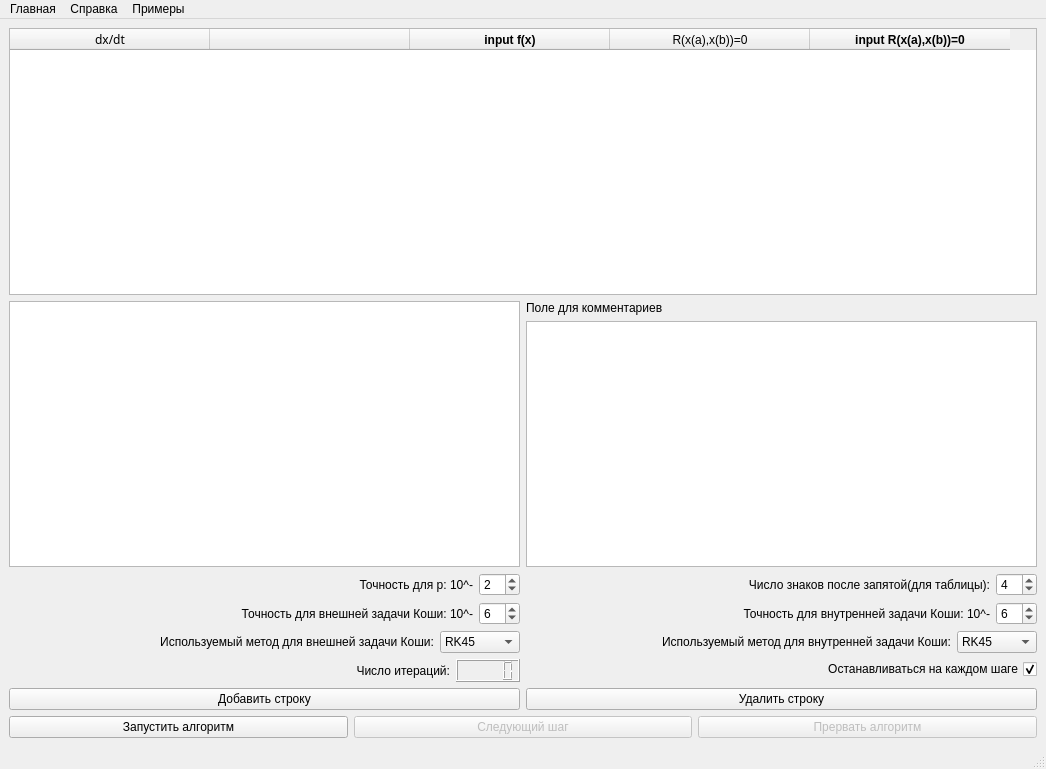
<?xml version="1.0" encoding="UTF-8"?>
<ui version="4.0">
 <class>MainWindow</class>
 <widget class="QMainWindow" name="MainWindow">
  <property name="geometry">
   <rect>
    <x>0</x>
    <y>0</y>
    <width>1046</width>
    <height>769</height>
   </rect>
  </property>
  <property name="windowTitle">
   <string>Приложение по Практикуму</string>
  </property>
  <widget class="QWidget" name="centralwidget">
   <layout class="QVBoxLayout" name="verticalLayout_4">
    <item>
     <widget class="QTableWidget" name="table">
      <property name="sizePolicy">
       <sizepolicy hsizetype="Expanding" vsizetype="Expanding">
        <horstretch>0</horstretch>
        <verstretch>0</verstretch>
       </sizepolicy>
      </property>
      <attribute name="horizontalHeaderCascadingSectionResizes">
       <bool>false</bool>
      </attribute>
      <attribute name="horizontalHeaderDefaultSectionSize">
       <number>200</number>
      </attribute>
      <attribute name="horizontalHeaderMinimumSectionSize">
       <number>30</number>
      </attribute>
      <column>
       <property name="text">
        <string>dx/dt</string>
       </property>
       <property name="font">
        <font>
         <family>Segoe UI Semilight</family>
        </font>
       </property>
      </column>
      <column>
       <property name="text">
        <string/>
       </property>
       <property name="textAlignment">
        <set>AlignCenter</set>
       </property>
      </column>
      <column>
       <property name="text">
        <string>                              input f(x)                              </string>
       </property>
       <property name="font">
        <font>
         <weight>75</weight>
         <bold>true</bold>
        </font>
       </property>
      </column>
      <column>
       <property name="text">
        <string>R(x(a),x(b))=0</string>
       </property>
      </column>
      <column>
       <property name="text">
        <string>                              input R(x(a),x(b))=0                              </string>
       </property>
       <property name="font">
        <font>
         <weight>75</weight>
         <bold>true</bold>
        </font>
       </property>
      </column>
     </widget>
    </item>
    <item>
     <layout class="QHBoxLayout" name="horizontalLayout_13">
      <item>
       <widget class="QTableWidget" name="table2"/>
      </item>
      <item>
       <layout class="QVBoxLayout" name="verticalLayout">
        <item>
         <widget class="QLabel" name="label_8">
          <property name="text">
           <string>Поле для комментариев</string>
          </property>
         </widget>
        </item>
        <item>
         <widget class="QTextEdit" name="comment"/>
        </item>
       </layout>
      </item>
     </layout>
    </item>
    <item>
     <layout class="QHBoxLayout" name="horizontalLayout_12">
      <item>
       <layout class="QVBoxLayout" name="verticalLayout_2">
        <item>
         <layout class="QHBoxLayout" name="horizontalLayout_6">
          <item>
           <widget class="QLabel" name="label_6">
            <property name="text">
             <string>Точность для p: 10^-</string>
            </property>
            <property name="alignment">
             <set>Qt::AlignRight|Qt::AlignTrailing|Qt::AlignVCenter</set>
            </property>
           </widget>
          </item>
          <item>
           <widget class="QSpinBox" name="epsilon">
            <property name="sizePolicy">
             <sizepolicy hsizetype="Fixed" vsizetype="Fixed">
              <horstretch>0</horstretch>
              <verstretch>0</verstretch>
             </sizepolicy>
            </property>
            <property name="minimum">
             <number>1</number>
            </property>
            <property name="maximum">
             <number>12</number>
            </property>
            <property name="value">
             <number>2</number>
            </property>
           </widget>
          </item>
         </layout>
        </item>
        <item>
         <layout class="QHBoxLayout" name="horizontalLayout_4">
          <item>
           <widget class="QLabel" name="label_3">
            <property name="text">
             <string>Точность для внешней задачи Коши: 10^-</string>
            </property>
            <property name="alignment">
             <set>Qt::AlignRight|Qt::AlignTrailing|Qt::AlignVCenter</set>
            </property>
           </widget>
          </item>
          <item>
           <widget class="QSpinBox" name="accuracy_5">
            <property name="sizePolicy">
             <sizepolicy hsizetype="Fixed" vsizetype="Fixed">
              <horstretch>0</horstretch>
              <verstretch>0</verstretch>
             </sizepolicy>
            </property>
            <property name="minimum">
             <number>1</number>
            </property>
            <property name="maximum">
             <number>12</number>
            </property>
            <property name="value">
             <number>6</number>
            </property>
           </widget>
          </item>
         </layout>
        </item>
        <item>
         <layout class="QHBoxLayout" name="horizontalLayout_2">
          <item>
           <widget class="QLabel" name="label">
            <property name="text">
             <string>Используемый метод для внешней задачи Коши:</string>
            </property>
            <property name="alignment">
             <set>Qt::AlignRight|Qt::AlignTrailing|Qt::AlignVCenter</set>
            </property>
           </widget>
          </item>
          <item>
           <widget class="QComboBox" name="method_5">
            <property name="sizePolicy">
             <sizepolicy hsizetype="Fixed" vsizetype="Fixed">
              <horstretch>0</horstretch>
              <verstretch>0</verstretch>
             </sizepolicy>
            </property>
            <property name="maximumSize">
             <size>
              <width>80</width>
              <height>16777215</height>
             </size>
            </property>
            <item>
             <property name="text">
              <string>RK45</string>
             </property>
            </item>
            <item>
             <property name="text">
              <string>RK23</string>
             </property>
            </item>
            <item>
             <property name="text">
              <string>DOP853</string>
             </property>
            </item>
            <item>
             <property name="text">
              <string>Radau</string>
             </property>
            </item>
            <item>
             <property name="text">
              <string>BDF</string>
             </property>
            </item>
            <item>
             <property name="text">
              <string>LSODA</string>
             </property>
            </item>
           </widget>
          </item>
         </layout>
        </item>
        <item>
         <layout class="QHBoxLayout" name="horizontalLayout_11">
          <item>
           <widget class="QLabel" name="label_2">
            <property name="text">
             <string>Число итераций:</string>
            </property>
            <property name="alignment">
             <set>Qt::AlignRight|Qt::AlignTrailing|Qt::AlignVCenter</set>
            </property>
           </widget>
          </item>
          <item>
           <widget class="QLCDNumber" name="iteration">
            <property name="sizePolicy">
             <sizepolicy hsizetype="Fixed" vsizetype="Minimum">
              <horstretch>0</horstretch>
              <verstretch>0</verstretch>
             </sizepolicy>
            </property>
           </widget>
          </item>
         </layout>
        </item>
       </layout>
      </item>
      <item>
       <layout class="QVBoxLayout" name="verticalLayout_3">
        <item>
         <layout class="QHBoxLayout" name="horizontalLayout_9"/>
        </item>
        <item>
         <layout class="QHBoxLayout" name="horizontalLayout_7">
          <item>
           <widget class="QLabel" name="label_7">
            <property name="text">
             <string>Число знаков после запятой(для таблицы):</string>
            </property>
            <property name="alignment">
             <set>Qt::AlignRight|Qt::AlignTrailing|Qt::AlignVCenter</set>
            </property>
           </widget>
          </item>
          <item>
           <widget class="QSpinBox" name="f_num_count">
            <property name="sizePolicy">
             <sizepolicy hsizetype="Fixed" vsizetype="Fixed">
              <horstretch>0</horstretch>
              <verstretch>0</verstretch>
             </sizepolicy>
            </property>
            <property name="minimum">
             <number>1</number>
            </property>
            <property name="maximum">
             <number>12</number>
            </property>
            <property name="value">
             <number>4</number>
            </property>
           </widget>
          </item>
         </layout>
        </item>
        <item>
         <layout class="QHBoxLayout" name="horizontalLayout_8">
          <item>
           <widget class="QLabel" name="label_4">
            <property name="text">
             <string>Точность для внутренней задачи Коши: 10^-</string>
            </property>
            <property name="alignment">
             <set>Qt::AlignRight|Qt::AlignTrailing|Qt::AlignVCenter</set>
            </property>
           </widget>
          </item>
          <item>
           <widget class="QSpinBox" name="accuracy_6">
            <property name="sizePolicy">
             <sizepolicy hsizetype="Fixed" vsizetype="Fixed">
              <horstretch>0</horstretch>
              <verstretch>0</verstretch>
             </sizepolicy>
            </property>
            <property name="minimum">
             <number>1</number>
            </property>
            <property name="maximum">
             <number>12</number>
            </property>
            <property name="value">
             <number>6</number>
            </property>
           </widget>
          </item>
         </layout>
        </item>
        <item>
         <layout class="QHBoxLayout" name="horizontalLayout_10">
          <item>
           <widget class="QLabel" name="label_5">
            <property name="text">
             <string>Используемый метод для внутренней задачи Коши:</string>
            </property>
            <property name="alignment">
             <set>Qt::AlignRight|Qt::AlignTrailing|Qt::AlignVCenter</set>
            </property>
           </widget>
          </item>
          <item>
           <widget class="QComboBox" name="method_6">
            <property name="sizePolicy">
             <sizepolicy hsizetype="Fixed" vsizetype="Fixed">
              <horstretch>0</horstretch>
              <verstretch>0</verstretch>
             </sizepolicy>
            </property>
            <property name="maximumSize">
             <size>
              <width>80</width>
              <height>16777215</height>
             </size>
            </property>
            <item>
             <property name="text">
              <string>RK45</string>
             </property>
            </item>
            <item>
             <property name="text">
              <string>RK23</string>
             </property>
            </item>
            <item>
             <property name="text">
              <string>DOP853</string>
             </property>
            </item>
            <item>
             <property name="text">
              <string>Radau</string>
             </property>
            </item>
            <item>
             <property name="text">
              <string>BDF</string>
             </property>
            </item>
            <item>
             <property name="text">
              <string>LSODA</string>
             </property>
            </item>
           </widget>
          </item>
         </layout>
        </item>
        <item>
         <layout class="QHBoxLayout" name="horizontalLayout_3">
          <item>
           <widget class="QCheckBox" name="stop_on_step">
            <property name="layoutDirection">
             <enum>Qt::RightToLeft</enum>
            </property>
            <property name="text">
             <string>Останавливаться на каждом шаге</string>
            </property>
            <property name="checked">
             <bool>true</bool>
            </property>
           </widget>
          </item>
         </layout>
        </item>
       </layout>
      </item>
     </layout>
    </item>
    <item>
     <layout class="QHBoxLayout" name="horizontalLayout">
      <item>
       <widget class="QPushButton" name="add_string">
        <property name="text">
         <string>Добавить строку</string>
        </property>
       </widget>
      </item>
      <item>
       <widget class="QPushButton" name="del_string">
        <property name="text">
         <string>Удалить строку</string>
        </property>
       </widget>
      </item>
     </layout>
    </item>
    <item>
     <layout class="QHBoxLayout" name="horizontalLayout_5">
      <item>
       <widget class="QPushButton" name="run">
        <property name="text">
         <string>Запустить алгоритм</string>
        </property>
       </widget>
      </item>
      <item>
       <widget class="QPushButton" name="next_step">
        <property name="enabled">
         <bool>false</bool>
        </property>
        <property name="text">
         <string>Следующий шаг</string>
        </property>
       </widget>
      </item>
      <item>
       <widget class="QPushButton" name="break_run">
        <property name="enabled">
         <bool>false</bool>
        </property>
        <property name="text">
         <string>Прервать алгоритм</string>
        </property>
       </widget>
      </item>
     </layout>
    </item>
   </layout>
  </widget>
  <widget class="QMenuBar" name="menubar">
   <property name="geometry">
    <rect>
     <x>0</x>
     <y>0</y>
     <width>1046</width>
     <height>26</height>
    </rect>
   </property>
   <widget class="QMenu" name="_menu">
    <property name="title">
     <string>Главная</string>
    </property>
    <addaction name="load_system_action"/>
    <addaction name="save_system_action"/>
    <addaction name="open_graphic_action"/>
   </widget>
   <widget class="QMenu" name="reference_menu">
    <property name="title">
     <string>Справка</string>
    </property>
    <addaction name="help_action"/>
    <addaction name="about_action"/>
   </widget>
   <widget class="QMenu" name="menu">
    <property name="title">
     <string>Примеры</string>
    </property>
    <addaction name="action_1_1"/>
    <addaction name="action_1_2"/>
    <addaction name="action_2_1"/>
    <addaction name="action_2_2"/>
    <addaction name="action_2_3"/>
   </widget>
   <addaction name="_menu"/>
   <addaction name="reference_menu"/>
   <addaction name="menu"/>
  </widget>
  <widget class="QStatusBar" name="statusbar"/>
  <action name="help_action">
   <property name="text">
    <string>Помощь</string>
   </property>
  </action>
  <action name="about_action">
   <property name="text">
    <string>Об авторе</string>
   </property>
  </action>
  <action name="load_system_action">
   <property name="text">
    <string>Загрузить систему</string>
   </property>
  </action>
  <action name="save_system_action">
   <property name="text">
    <string>Сохранить систему</string>
   </property>
  </action>
  <action name="open_graphic_action">
   <property name="text">
    <string>Открыть графическое окно</string>
   </property>
  </action>
  <action name="action_1_1">
   <property name="text">
    <string>Пример 1.1</string>
   </property>
  </action>
  <action name="action_1_2">
   <property name="text">
    <string>Пример 1.2</string>
   </property>
  </action>
  <action name="action_2_1">
   <property name="text">
    <string>Пример 2.1</string>
   </property>
  </action>
  <action name="action_2_2">
   <property name="text">
    <string>Пример 2.2</string>
   </property>
  </action>
  <action name="action_2_3">
   <property name="text">
    <string>Пример 2.3</string>
   </property>
  </action>
 </widget>
 <resources/>
 <connections/>
</ui>
